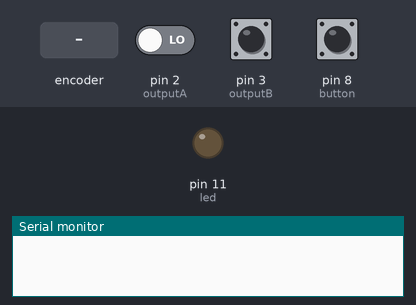
The sketch below on a simulated Arduino Uno, built with avr-gcc and run on an emulated ATmega328P. Parts: output pins drawn as LEDs (lit = HIGH), the last lines printed to the serial monitor. The inputs (shaded band) are chosen by the test bench; at power-on: pin 2 (outputA) LOW, pin 3 (outputB) HIGH, pin 8 (button) HIGH.

Above: at 1.2 s.
1.3 s: rotary encoder on pin 2 (outputA) / pin 3 (outputB) turned 3 steps (first pin leading)
At 2.7 s:
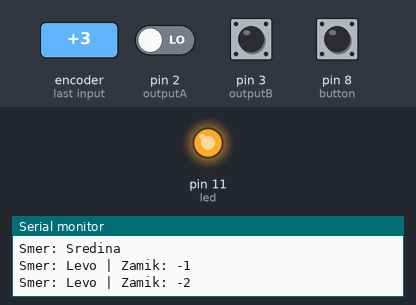
5.0 s: rotary encoder on pin 2 (outputA) / pin 3 (outputB) turned 2 steps (second pin leading)
At 6.2 s:
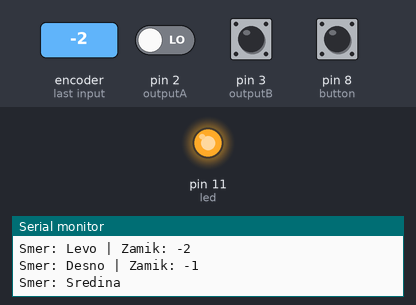
Timing chart, 0 to 8.0 s (numbered marks = the images above; inputs shaded):
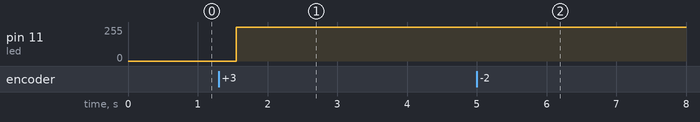

The sketch:

prog4_lv.ino
```cpp
#define outputLed 13
#define outputA 2  //DT
#define outputB 3 //CLK
#define button 8  //SW
#define led 11

int counter = 0;
int currentStateA = 0;
int lastStateA;
int btn = 0;
int btnb;
int i = 0;
String currentDir = "";

unsigned long lastDebounceTime = 0; // the last time the output pin was toggled
unsigned long debounceDelay = 50;   // the debounce time; increase if the output flickers

void setup() {

  // Set encoder pins as inputs
  pinMode(outputA, INPUT);
  pinMode(outputB, INPUT);
  pinMode(button, INPUT_PULLUP);

  // Setup Serial Monitor
  Serial.begin(9600);
  counter = 1;
}

void loop() {

  // Read the current state of outputA
  currentStateA = digitalRead(outputA);
  // If last and current state of outputA are different, then pulse occurred
  // React to only 1 state change to avoid double count
  if (currentStateA != lastStateA && currentStateA == 1) {

    // If the outputB state is different than the outputA state then
    if (digitalRead(outputB) != currentStateA) {
      counter--;
      currentDir = "Levo";
    } else if (digitalRead(outputB) == currentStateA) {
      // Encoder is rotating CW so decrement
      counter++;
      currentDir = "Desno";
    }
    if(counter == 0){
      Serial.println("Smer: Sredina");
      }
      else{
    analogWrite(led, counter);
    Serial.print("Smer: ");
    Serial.print(currentDir);
    Serial.print(" | Zamik: ");
    Serial.println(counter);}
  }

  // Check if the button is pressed
  int reading = digitalRead(button);

  // If button state changed
  if (reading != btnb) {
    // Reset the debouncing timer
    lastDebounceTime = millis();
  }

  // Check if enough time has passed to consider it a valid button press
  if ((millis() - lastDebounceTime) > debounceDelay) {
    // If the button state has changed
    if (reading != btn) {
      btn = reading;

      // Only trigger when the new button state is LOW

      if (btn == LOW) {
        Serial.println("Button pressed");
        digitalWrite(outputLed, currentStateA);
        delay(500);
        digitalWrite(outputLed, LOW);
      }
    }
  }

  btnb = reading;
  // Remember last outputA state
  lastStateA = currentStateA;
  delay(1);
}
```

prog1_lv.c
```cpp
#include <stdio.h>
#include <stdlib.h>

int main(void)
{
    int start_day;
    int days;
    printf("Vnesi število dni v mesecu: ");
    scanf("%d", &days);
    printf("Vnesi prvi dan v mesecu (1 - pon, 2 - tor ... 7 - ned): ");
    scanf("%d", &start_day);

    int day = 1;
    int i;
    printf(" P  T  S  Č  P  S  N\n");
    /*for (i = 1; i < start_day; i++) //če ne uporabiš while
    {
        printf("   ");
    }
    for (i = start_day; i <= 7; i++)
    {
        printf("%2d ", day);
        day++;
    }
    printf("\n");
    for (i = 1; i <= 7; i++)
    {
        printf("%2d ", day);
        day++;
    }
    printf("\n");
    for (i = 1; i <= 7; i++)
    {
        printf("%2d ", day);
        day++;
    }
    printf("\n");
    for (i = 1; i <= 7; i++)
    {
        printf("%2d ", day);
        day++;
    }
    printf("\n");
    for (i = 1; i <= 7; i++)
    {
        if (day <= days)
        {
            printf("%2d ", day);
            day++;
        }
        else
        {
            printf("   ");
        }
    }*/

    while (day <= days)
    {
        for (i = 1; i < start_day; i++)
        {
            printf("   ");
        }
        for (i = start_day; i <= 7; i++)
        {
            if (days < 7)
            {
                printf("%2d ", day);
                day++;
            }
            else if (day <= days)
            {
                printf("%2d ", day);
                day++;
            }
            else
            {
                printf("   ");
            }
        }
        printf("\n");
        start_day = 1;
    }

    return 0;
}
```

prog2_lv.c
```cpp
#include <stdio.h>
#include <math.h>
#include <stdlib.h>

float koren(float d)
{
    float koren_zacetni = 1; // Začetni približek korena števila d
    float koren_nov;

    do
    {
        koren_nov = koren_zacetni - (koren_zacetni * koren_zacetni - d) / (2 * koren_zacetni);
        koren_zacetni = koren_nov;
    }
    while (fabs(koren_zacetni * koren_zacetni - d) > 0.0001);

    return koren_zacetni;
}

int main(void)
{
    /*prvi sklop naloge
    float d = 2.0;              // Vhodno število
    float koren_zacetni = 35.0; // Začetni približek korena števila d
    float koren_nov;

    while (koren_zacetni * koren_zacetni - d > 0.0001)
    {
        koren_nov = koren_zacetni - (koren_zacetni * koren_zacetni - d) / (2 * koren_zacetni);
        koren_zacetni = koren_nov;
    }
    printf("Kvadratni koren stevila 2 je %f\n", koren_zacetni);*/

    printf("Vnesi stevilo: ");
    float d;
    scanf("%f", &d);
    printf("Kvadratni koren stevila %f je %f\n", d, koren(d));

    return 0;
}
```

Measured:
- after the input at 1.3 s, pin 11 (led): 0/255 → 255/255 after 0.25 s, → 254/255 0.20 s later
- after the input at 5.0 s, pin 11 (led): 254/255 → 255/255 after 0.08 s
